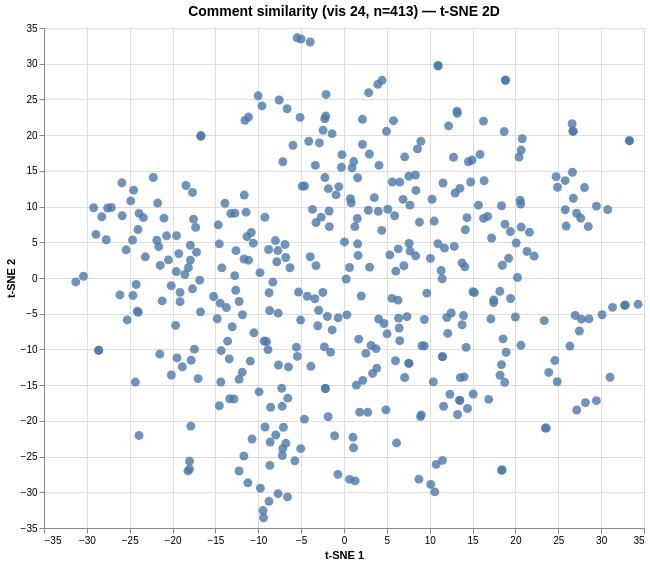

Vega-Lite specification for this chart:
### Vega specification from a JSON file in a GitHub repository (floating-point values rounded to 4 significant figures; data arrays with more than 128 entries replaced by an {"elided": "..."} marker saying what was removed)
{"$schema": "https://vega.github.io/schema/vega/v6.json", "data": [{"name": "param_1e9efca18e7a2868_store"}, {"name": "source_0", "values": {"elided": "413 records"}}, {"name": "source_0_x_domain_dim_1", "values": [{"min": -31.29, "max": 34.31}]}, {"name": "source_0_y_domain_dim_2", "values": [{"min": -33.57, "max": 33.63}]}], "signals": [{"name": "unit", "value": {}, "on": [{"events": "pointermove", "update": "isTuple(group()) ? group() : unit"}]}, {"name": "param_1e9efca18e7a2868", "update": "vlSelectionResolve(\"param_1e9efca18e7a2868_store\", \"union\")"}, {"name": "param_1e9efca18e7a2868_dim_1", "on": [{"events": [{"source": "view", "type": "dblclick"}], "update": "null"}, {"events": {"signal": "param_1e9efca18e7a2868_translate_delta"}, "update": "panLinear(param_1e9efca18e7a2868_translate_anchor.extent_x, -param_1e9efca18e7a2868_translate_delta.x / width)"}, {"events": {"signal": "param_1e9efca18e7a2868_zoom_delta"}, "update": "zoomLinear(domain(\"x\"), param_1e9efca18e7a2868_zoom_anchor.x, param_1e9efca18e7a2868_zoom_delta)"}]}, {"name": "param_1e9efca18e7a2868_dim_2", "on": [{"events": [{"source": "view", "type": "dblclick"}], "update": "null"}, {"events": {"signal": "param_1e9efca18e7a2868_translate_delta"}, "update": "panLinear(param_1e9efca18e7a2868_translate_anchor.extent_y, param_1e9efca18e7a2868_translate_delta.y / height)"}, {"events": {"signal": "param_1e9efca18e7a2868_zoom_delta"}, "update": "zoomLinear(domain(\"y\"), param_1e9efca18e7a2868_zoom_anchor.y, param_1e9efca18e7a2868_zoom_delta)"}]}, {"name": "param_1e9efca18e7a2868_tuple", "on": [{"events": [{"signal": "param_1e9efca18e7a2868_dim_1 || param_1e9efca18e7a2868_dim_2"}], "update": "param_1e9efca18e7a2868_dim_1 && param_1e9efca18e7a2868_dim_2 ? {unit: \"\", fields: param_1e9efca18e7a2868_tuple_fields, values: [param_1e9efca18e7a2868_dim_1,param_1e9efca18e7a2868_dim_2]} : null"}]}, {"name": "param_1e9efca18e7a2868_tuple_fields", "value": [{"field": "dim_1", "channel": "x", "type": "R"}, {"field": "dim_2", "channel": "y", "type": "R"}]}, {"name": "param_1e9efca18e7a2868_translate_anchor", "value": {}, "on": [{"events": [{"source": "scope", "type": "pointerdown"}], "update": "{x: x(unit), y: y(unit), extent_x: domain(\"x\"), extent_y: domain(\"y\")}"}]}, {"name": "param_1e9efca18e7a2868_translate_delta", "value": {}, "on": [{"events": [{"source": "window", "between": [{"source": "scope", "type": "pointerdown"}, {"source": "window", "type": "pointerup"}], "consume": true, "type": "pointermove"}], "update": "{x: param_1e9efca18e7a2868_translate_anchor.x - x(unit), y: param_1e9efca18e7a2868_translate_anchor.y - y(unit)}"}]}, {"name": "param_1e9efca18e7a2868_zoom_anchor", "on": [{"events": [{"source": "scope", "type": "wheel", "consume": true}], "update": "{x: invert(\"x\", x(unit)), y: invert(\"y\", y(unit))}"}]}, {"name": "param_1e9efca18e7a2868_zoom_delta", "on": [{"events": [{"source": "scope", "consume": true, "type": "wheel"}], "update": "pow(1.001, event.deltaY * pow(16, event.deltaMode))", "force": true}]}, {"name": "param_1e9efca18e7a2868_modify", "on": [{"events": {"signal": "param_1e9efca18e7a2868_tuple"}, "update": "modify(\"param_1e9efca18e7a2868_store\", param_1e9efca18e7a2868_tuple, true)"}]}], "marks": [{"type": "symbol", "name": "marks", "from": {"data": "source_0"}, "encode": {"update": {"y": {"field": "dim_2", "scale": "y"}, "x": {"field": "dim_1", "scale": "x"}, "shape": {"value": "circle"}, "fill": {"value": "#4c78a8"}, "opacity": {"value": 0.8}, "size": {"value": 80}, "tooltip": {"signal": "{\"Comment #\": format(datum[\"index\"], \"\"), \"Comment\": isValid(datum[\"comment\"]) ? datum[\"comment\"] : \"\"+datum[\"comment\"]}"}}}, "clip": true, "style": ["circle"], "interactive": true}], "scales": [{"name": "x", "type": "linear", "domain": [{"signal": "(data(\"source_0_x_domain_dim_1\")[0] || {}).min"}, {"signal": "(data(\"source_0_x_domain_dim_1\")[0] || {}).max"}], "range": [0, {"signal": "width"}], "nice": true, "zero": true, "domainRaw": {"signal": "param_1e9efca18e7a2868[\"dim_1\"]"}}, {"name": "y", "type": "linear", "domain": [{"signal": "(data(\"source_0_y_domain_dim_2\")[0] || {}).min"}, {"signal": "(data(\"source_0_y_domain_dim_2\")[0] || {}).max"}], "range": [{"signal": "height"}, 0], "domainRaw": {"signal": "param_1e9efca18e7a2868[\"dim_2\"]"}, "nice": true, "zero": true}], "axes": [{"scale": "x", "gridScale": "y", "grid": true, "maxExtent": 0, "orient": "bottom", "zindex": 0, "tickCount": {"signal": "ceil(width/40)"}, "domain": false, "labels": false, "minExtent": 0, "aria": false, "ticks": false}, {"scale": "y", "orient": "left", "gridScale": "x", "aria": false, "ticks": false, "domain": false, "grid": true, "zindex": 0, "minExtent": 0, "labels": false, "tickCount": {"signal": "ceil(height/40)"}, "maxExtent": 0}, {"scale": "x", "grid": false, "title": "t-SNE 1", "labelOverlap": true, "tickCount": {"signal": "ceil(width/40)"}, "labelFlush": true, "zindex": 0, "orient": "bottom"}, {"scale": "y", "grid": false, "labelOverlap": true, "zindex": 0, "orient": "left", "title": "t-SNE 2", "tickCount": {"signal": "ceil(height/40)"}}], "title": {"text": "Comment similarity (vis 24, n=413) — t-SNE 2D", "fontSize": 14, "frame": "group"}, "background": "white", "width": 600, "style": "cell", "height": 500, "padding": 5}
